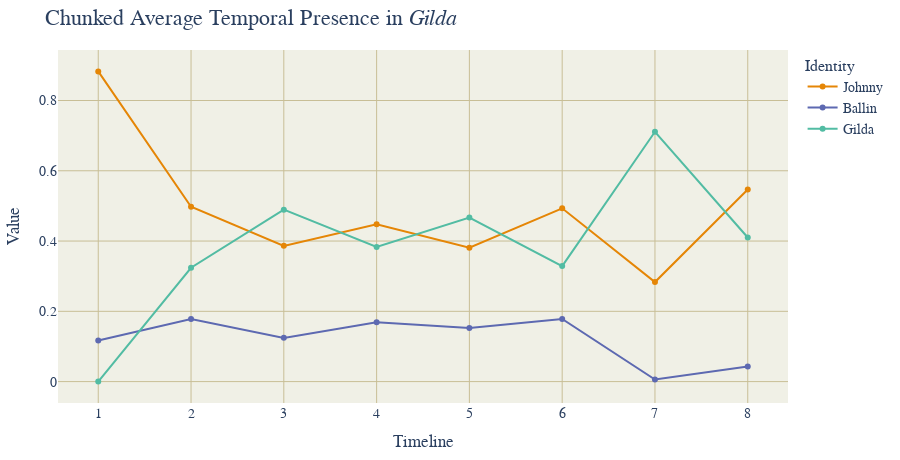

The cell this chart's notebook holds for it:
### Markdown cell above
### CHUNKED PRESENCE

### Code cell
CHUNKING = 8

# User plotly to visualize something

import plotly.express as px
import pandas as pd

# Load all csv files in csv/
import glob
import os

csv_files = glob.glob("csv/Gilda.csv")
# Convert all entries to structured data with attribute 0 as frame number, 1 as Face Box, and 5 as Identity
# Skip first two lines of each file
# Skip rows where Identity is N/A

USE_GENERAL_NAMES = False
USE_GENDER_NAMES = False

USE_AVERAGE = True

IGNORE_MINOR_CHARACTERS = True

FILM_FRAME_TOTALS = {
	"Cliff": 2097,
	"Our Village": 2377,
	"Diary of Nurse": 2297,
	"Sabrina": 2751,
	"The Man from Laramie": 2477,
	"Human Desire": 2200,
	"Chikamatsu Story": 2460,
	"Black River": 2552,
	"Duel in the Sun": 3207,
	"Gilda": 2652,
	"Jigoku Mon": 2151,
	"Kurutta Kajitsu": 2076,
	"Notorious": 2433,
	"Oklahoma": 3577,
	"Vikings": 2740,
	"Waves of Life": 2465
}

RIVALS = ["Keming", "Professor Yuan", "Haoru", "David", "Vic", "Carl", "Ishun", "Hitokiri Joe", "Natsuhisa", "Bo Kang", "Wataru", "Jud", "Alex Sebastian", "Ballin", "Einar", "Jesse"]
MALES = ["Zhanwu", "Fan Jun", "Changping", "Linus", "Will", "Jeff", "Mohei", "Nishida", "Haruji", "Jin Zhang", "Moritoo", "Curly", "Devlin", "Johnny", "Eric", "Lewt"]
LADIES = ["Shuzhen", "Fang Qing", "Suhua", "Sabrina", "Barbara", "Vicki", "Osan", "Shizuko", "Eri", "Ye Suping", "Kesa", "Laurey", "Alicia", "Gilda", "Morgana", "Pearl"]

PROTAGONISTS = ["Zhanwu", "Fang Qing", "Suhua", "Sabrina", "Will", "Jeff", "Mohei", "Nishida", "Haruji", "Jin Zhang", "Moritoo", "Curly", "Alicia", "Johnny", "Eric", "Pearl"]
LOVES = ["Shuzhen", "Fan Jun", "Changping", "Linus", "Barbara", "Vicki", "Osan", "Shizuko", "Eri", "Ye Suping", "Kesa", "Laurey", "Devlin", "Gilda", "Morgana", "Lewt"]

def find_section(range_start, range_end, num_sections, value):
    """
    Given a range [range_start, range_end], this function splits it into
    num_sections and returns which section (1-based index) the value falls into.

    :param range_start: The start of the range (inclusive).
    :param range_end: The end of the range (inclusive).
    :param num_sections: Number of sections to divide the range into.
    :param value: The value for which we want to determine the section index.
    :return: The section index (1-based) where the value fits.
    """
    # Handle edge cases, e.g., if value < range_start or value > range_end
    if value <= range_start:
        return 1
    if value >= range_end:
        return num_sections

    # Compute the size of each section
    section_size = (range_end - range_start) / num_sections

    # Determine which section the value falls into using integer division
    section_index = int((value - range_start) // section_size) + 1

    # Make sure the section index doesn't exceed num_sections
    if section_index > num_sections:
        section_index = num_sections

    return section_index

def get_name(name):
	if USE_GENDER_NAMES:
		if name in MALES:
			name = "Male"
		elif name in LADIES:
			name = "Female"
	else:
		if name in PROTAGONISTS:
			name = "Protagonist"
		elif name in LOVES:
			name = "Love"
	return name

data = []
chunks = []
chunk_totals = []
for i in range(CHUNKING + 1):
	chunk_totals.append(0)
for i in range(CHUNKING + 1):
	chunks.append({})

all_names = []

for file in csv_files:
	with open(file) as f:
		lines = f.readlines()[2:]
		for line in lines:
			line = line.split(",")
			if line[5] != "\"N/A\"":
				# Att 3 is frame numbder / film's total frames (the film is the name of the current csv file)
				total = FILM_FRAME_TOTALS[os.path.basename(file)[:-4]]
				frame = int(line[0][1:][:-1])

				name = line[5][1:][:-1]
				if USE_GENERAL_NAMES:
					if name in RIVALS:
						name = "Rival"
					name = get_name(name)
				if IGNORE_MINOR_CHARACTERS:
					if USE_GENERAL_NAMES:
						if name not in ["Rival", "Protagonist", "Female", "Male", "Love"]:
							continue
					else:
						if name not in RIVALS:
							if name not in PROTAGONISTS:
								if name not in LOVES:
									continue
				time = find_section(0, total, CHUNKING, frame)
				if name not in all_names:
					all_names.append(name)
				# the chunk array time participant is a dictionary of the participants in that chunk
				chunk_totals[time] += 1
				if name not in chunks[time]:
					chunks[time][name] = 0
				chunks[time][name] += 1
				#data.append([frame, line[1], name, time])

for n in all_names:
	for i in range(1, CHUNKING+1):
		if n not in chunks[i]:
			chunks[i][n] = 0
			
for i in range(CHUNKING+1):
	for name in chunks[i]:
		if abs(chunks[i][name]) < 0.00000001:
			data.append([i, name, 0])
		else:
			if USE_AVERAGE:
				data.append([i, name, chunks[i][name] / chunk_totals[i]])
			else:
				data.append([i, name, chunks[i][name]])

df = pd.DataFrame(data, columns=["Timeline", "Identity", "Value"])
df["Identity"] = df["Identity"].astype(str)
df["Identity"] = df["Identity"].apply(lambda x: x.split(" ")[0])

# Create a scatter plot of the data
fig = px.line(df, x="Timeline", y="Value", color="Identity", title="Chunked Average Temporal Presence in <i>Gilda</i>", markers=True, color_discrete_sequence=px.colors.qualitative.Vivid)
fig.update_layout(
    plot_bgcolor='rgb(240, 240, 230)',
	font=dict(family="Georgia", size=14),
    title_font=dict(size=22),
    legend_title_font=dict(size=16),
	margin=dict(t=50, b=40, l=40, r=40), height=460
)
fig.update_xaxes(showgrid=True, gridcolor='rgb(200, 190, 150)', zeroline=False)
fig.update_yaxes(showgrid=True, gridcolor='rgb(200, 190, 150)', zeroline=False)
fig.show()

### Figure 1 — Plotly figure (JSON) as saved in the notebook; plotly's stock layout.template omitted (floating-point values rounded to 4 significant figures)
{"data": [{"hovertemplate": "Identity=Johnny<br>Timeline=%{x}<br>Value=%{y}<extra></extra>", "legendgroup": "Johnny", "line": {"color": "rgb(229, 134, 6)", "dash": "solid"}, "marker": {"symbol": "circle"}, "mode": "lines+markers", "name": "Johnny", "orientation": "v", "showlegend": true, "type": "scatter", "x": [1, 2, 3, 4, 5, 6, 7, 8], "xaxis": "x", "y": [0.8828, 0.4977, 0.3863, 0.4481, 0.381, 0.4932, 0.2832, 0.5468], "yaxis": "y"}, {"hovertemplate": "Identity=Ballin<br>Timeline=%{x}<br>Value=%{y}<extra></extra>", "legendgroup": "Ballin", "line": {"color": "rgb(93, 105, 177)", "dash": "solid"}, "marker": {"symbol": "circle"}, "mode": "lines+markers", "name": "Ballin", "orientation": "v", "showlegend": true, "type": "scatter", "x": [1, 2, 3, 4, 5, 6, 7, 8], "xaxis": "x", "y": [0.1172, 0.1784, 0.1245, 0.1688, 0.1524, 0.1781, 0.00578, 0.04317], "yaxis": "y"}, {"hovertemplate": "Identity=Gilda<br>Timeline=%{x}<br>Value=%{y}<extra></extra>", "legendgroup": "Gilda", "line": {"color": "rgb(82, 188, 163)", "dash": "solid"}, "marker": {"symbol": "circle"}, "mode": "lines+markers", "name": "Gilda", "orientation": "v", "showlegend": true, "type": "scatter", "x": [1, 2, 3, 4, 5, 6, 7, 8], "xaxis": "x", "y": [0, 0.3239, 0.4893, 0.3831, 0.4667, 0.3288, 0.711, 0.4101], "yaxis": "y"}], "layout": {"font": {"family": "Georgia", "size": 14}, "height": 460, "legend": {"title": {"font": {"size": 16}, "text": "Identity"}, "tracegroupgap": 0}, "margin": {"b": 40, "l": 40, "r": 40, "t": 50}, "plot_bgcolor": "rgb(240, 240, 230)", "title": {"font": {"size": 22}, "text": "Chunked Average Temporal Presence in <i>Gilda</i>"}, "xaxis": {"anchor": "y", "domain": [0, 1], "gridcolor": "rgb(200, 190, 150)", "showgrid": true, "title": {"text": "Timeline"}, "zeroline": false}, "yaxis": {"anchor": "x", "domain": [0, 1], "gridcolor": "rgb(200, 190, 150)", "showgrid": true, "title": {"text": "Value"}, "zeroline": false}}}
